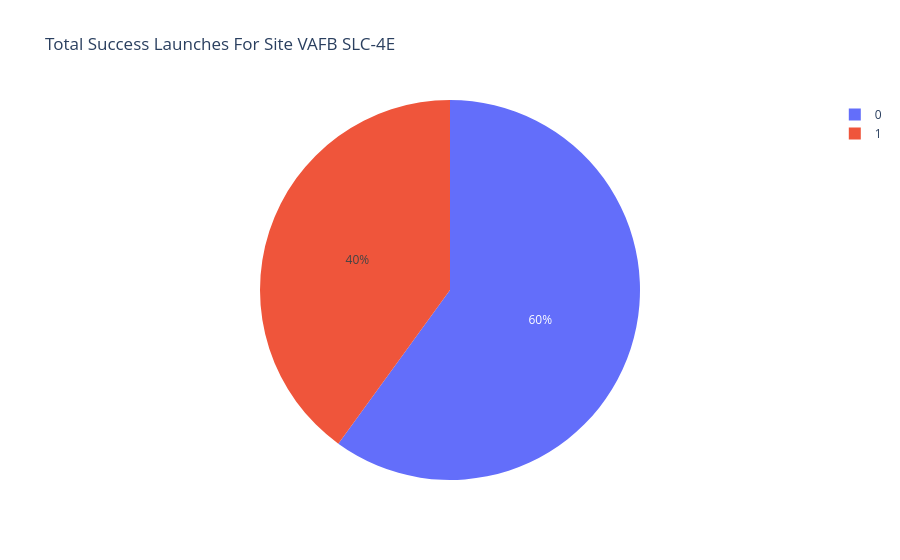

The cell this chart's notebook holds for it:
### Code cell
get_pie_chart('VAFB SLC-4E')

### Figure 1 — Plotly figure (JSON) as saved in the notebook; plotly's stock layout.template omitted (floating-point values rounded to 4 significant figures)
{"data": [{"domain": {"x": [0, 1], "y": [0, 1]}, "hovertemplate": "category=%{label}<br>value=%{value}<extra></extra>", "labels": ["0", "1"], "legendgroup": "", "name": "", "showlegend": true, "type": "pie", "values": [6, 4]}], "layout": {"legend": {"tracegroupgap": 0}, "title": {"text": "Total Success Launches For Site VAFB SLC-4E"}}}
